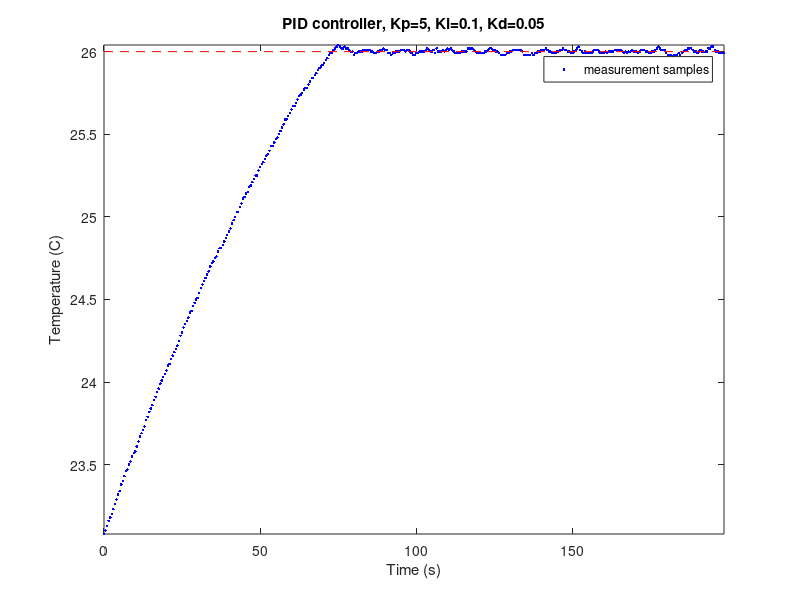

The MATLAB script that drew this image:
temperature = load('pomiary_do_heater_plot.txt');
dt=0.5; %one second
number_of_samples = length(temperature);
t = (0:number_of_samples-1)*dt;
set_point = 26;

figure(1);
plot(t,temperature, 'b.');
hold on;
line([0 t(end)],[set_point, set_point],'Color','red','LineStyle','--');
hold off;
title('PID controller, Kp=5, Ki=0.1, Kd=0.05');
xlabel('Time (s)');
ylabel('Temperature (C)');
legend('measurement samples');
axis tight;